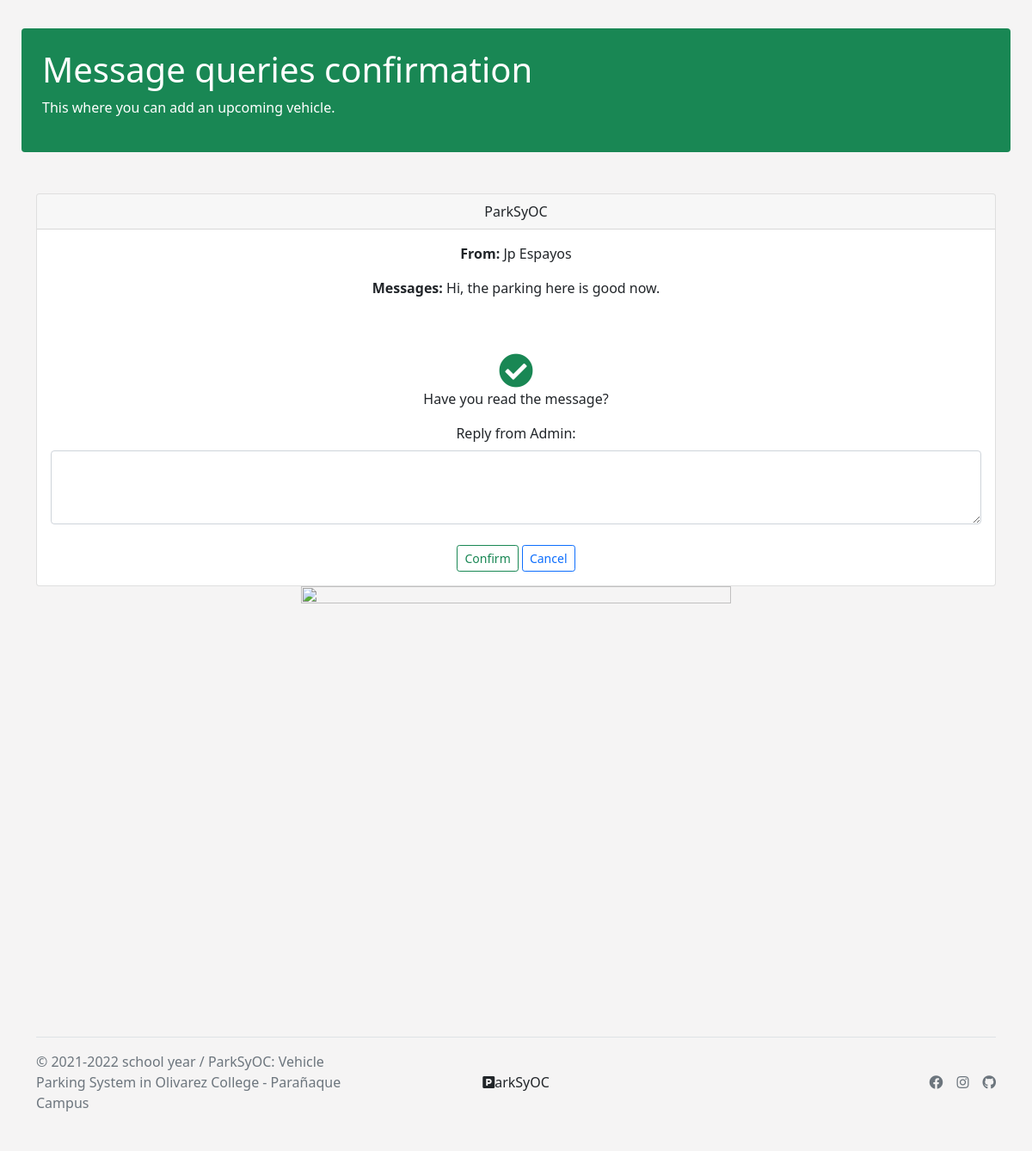
The page /queriesUpdate.php?queriesId=22 on the database its author committed.
### tables this page shows
CREATE TABLE `messages` (
  `message_id` int(11) NOT NULL,
  `mssg_name` varchar(255) NOT NULL,
  `mssg_email` varchar(255) NOT NULL,
  `mssg_subject` varchar(255) NOT NULL,
  `mssg_queries` varchar(255) NOT NULL,
  `mssg_confirmation` varchar(255) NOT NULL,
  `mssg_reply` varchar(1000) NOT NULL
);

### queriesUpdate.php (the view, shortened to what this page needs)
<?php
require_once "./db/pdo.php";
$queriesId = $_GET['queriesId'];
$statement2 = $pdo->query("SELECT mssg_queries, mssg_name FROM messages WHERE message_id = '$queriesId' ");
$statement2->execute();
$rows2 = $statement2->fetch(PDO::FETCH_ASSOC);
?>
<!DOCTYPE html>
<html lang="en">
<head>
  <link rel="stylesheet" href="https://use.fontawesome.com/releases/v5.15.4/css/all.css">
  <link href="https://cdn.jsdelivr.net/npm/bootstrap@5.1.3/dist/css/bootstrap.min.css" rel="stylesheet">
  <link rel="stylesheet" href="./public/styles.css">
</head>
<body>
  <div class="jumbutron-section">
    <div class="mt-2 p-4 bg-success text-white rounded">
      <h1>Message queries confirmation</h1>
      <p>This where you can add an upcoming vehicle.</p>
    </div>
  </div>
  <div class="container text-center mt-5">
    <div class="card mt-10">
      <div class="card-header">
        ParkSyOC
      </div>
      <div class="card-body">
        <p>
          <?php
          echo "<b>";
          echo "From: " . "</b>"
          . $rows2['mssg_name'] . "\n" ?></p>
        <p>
          <?php
          echo "<b>";
          echo "Messages: " . "</b>"
          . $rows2['mssg_queries'] ?>
        </p>
        <form action="" method="POST">
          <i class="fas fa-check-circle text-success fs-1 mt-5"></i>
          <p class="card-text">Have you read the message?</p>
          <div class="mb-3">
            <label for="exampleFormControlTextarea1" class="form-label">Reply from Admin:</label>
            <textarea class="form-control" name="reply" id="exampleFormControlTextarea1" rows="3"></textarea>
          </div>
          <button class="btn btn-sm btn-outline-success mt-2" name="confirm">Confirm</button>
          <a href="./queries.php" class="btn btn-sm btn-outline-primary mt-2">Cancel</a>
        </form>
      </div>
    </div>
    <img src="./images/Parking-pana.png" class="img-fluid" width="500" height="500">
  </div>
  <?php include_once "./views/footer.php"; ?>
</body>
</html>

### public/styles.css (style rules this page uses)
:root { --body-bg: rgb(204, 204, 204); --white: #ffff; --darkWhite: #ccc; --black: #0000; --dark: #615c60; --themeColor: #22b8d1; --pageShadow: 0 0 0 .5cm rgba(0, 0, 0, 0.5); }
body { padding: 10px; margin: 15px; background-color: rgb(245, 244, 244); }

### rows shown on the page
messages: mssg_name "Jp Espayos", mssg_queries "Hi, the parking here is good now."
